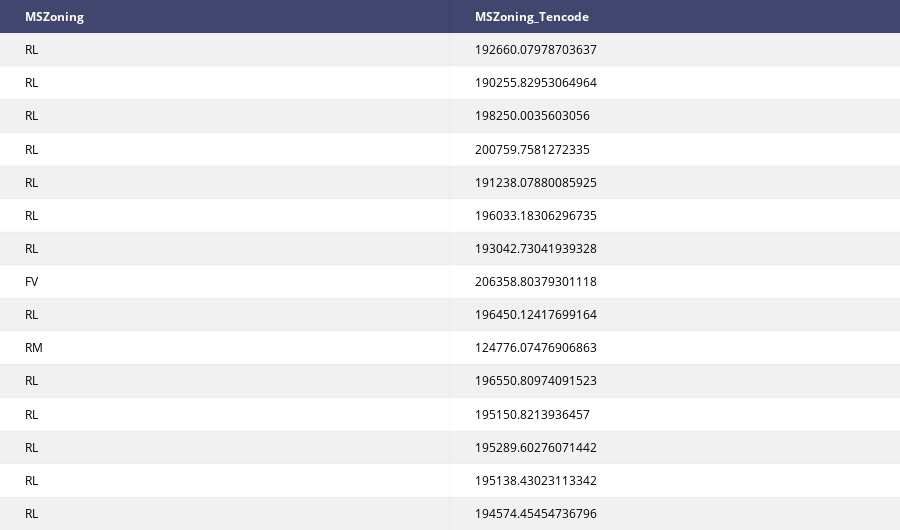

Write notebook code for a chart like this one.
### Markdown cell above
# Perturbed Rate-by-Level with Shrunken Averages
This algorithm is good for hanlding any kind of categorical column when the algoithm needs a continuous column. For this slgorithm you <b>MUST</b> split the data <b>BEFORE</b> putting it in other wise you will have feature leakage and will overfit very very very very badly. You also want to perturb the data in insert random noise to further prevent overfitting.

Formula:
$$(1 − λ) * levelmean + λ * overallmean*purtubedamount$$

### Code cell
(train,valid) = original_train.randomSplit([0.7,0.3], seed=123)

print("Encoding numberic variables...")
for i, var in enumerate(['MSZoning']):
    total = len(categoricals)

    print('Encoding: ' + var + ' (' + str(i+1) + '/' + str(total) + ') ...')
    train,valid, original_test = DataPreperation.shrunken_averages_encoder(train, valid_frame = valid,test_frame=original_test,\
                                                     x=var, y=Y, lambda_=0.15, perturb_range=0.05,threshold=150,\
                                                     test=False, frame_type='spark',test_does_have_y=False,id_col=ID_VAR)        
table = ff.create_table(train.select('MSZoning','MSZoning_Tencode').toPandas().sample(15))
iplot(table, filename='pandas_table')

### Figure 1 — Plotly figure (JSON) as saved in the notebook; plotly's stock layout.template omitted (floating-point values rounded to 4 significant figures)
{"data": [{"colorscale": [[0, "#00083e"], [0.5, "#ededee"], [1, "#ffffff"]], "hoverinfo": "none", "opacity": 0.75, "showscale": false, "type": "heatmap", "z": [[0, 0], [0.5, 0.5], [1, 1], [0.5, 0.5], [1, 1], [0.5, 0.5], [1, 1], [0.5, 0.5], [1, 1], [0.5, 0.5], [1, 1], [0.5, 0.5], [1, 1], [0.5, 0.5], [1, 1], [0.5, 0.5]]}], "layout": {"annotations": [{"align": "left", "font": {"color": "#ffffff"}, "showarrow": false, "text": "<b>MSZoning</b>", "x": -0.45, "xanchor": "left", "xref": "x1", "y": 0, "yref": "y1"}, {"align": "left", "font": {"color": "#ffffff"}, "showarrow": false, "text": "<b>MSZoning_Tencode</b>", "x": 0.55, "xanchor": "left", "xref": "x1", "y": 0, "yref": "y1"}, {"align": "left", "font": {"color": "#000000"}, "showarrow": false, "text": "RL", "x": -0.45, "xanchor": "left", "xref": "x1", "y": 1, "yref": "y1"}, {"align": "left", "font": {"color": "#000000"}, "showarrow": false, "text": "192660.07978703637", "x": 0.55, "xanchor": "left", "xref": "x1", "y": 1, "yref": "y1"}, {"align": "left", "font": {"color": "#000000"}, "showarrow": false, "text": "RL", "x": -0.45, "xanchor": "left", "xref": "x1", "y": 2, "yref": "y1"}, {"align": "left", "font": {"color": "#000000"}, "showarrow": false, "text": "190255.82953064964", "x": 0.55, "xanchor": "left", "xref": "x1", "y": 2, "yref": "y1"}, {"align": "left", "font": {"color": "#000000"}, "showarrow": false, "text": "RL", "x": -0.45, "xanchor": "left", "xref": "x1", "y": 3, "yref": "y1"}, {"align": "left", "font": {"color": "#000000"}, "showarrow": false, "text": "198250.0035603056", "x": 0.55, "xanchor": "left", "xref": "x1", "y": 3, "yref": "y1"}, {"align": "left", "font": {"color": "#000000"}, "showarrow": false, "text": "RL", "x": -0.45, "xanchor": "left", "xref": "x1", "y": 4, "yref": "y1"}, {"align": "left", "font": {"color": "#000000"}, "showarrow": false, "text": "200759.7581272335", "x": 0.55, "xanchor": "left", "xref": "x1", "y": 4, "yref": "y1"}, {"align": "left", "font": {"color": "#000000"}, "showarrow": false, "text": "RL", "x": -0.45, "xanchor": "left", "xref": "x1", "y": 5, "yref": "y1"}, {"align": "left", "font": {"color": "#000000"}, "showarrow": false, "text": "191238.07880085925", "x": 0.55, "xanchor": "left", "xref": "x1", "y": 5, "yref": "y1"}, {"align": "left", "font": {"color": "#000000"}, "showarrow": false, "text": "RL", "x": -0.45, "xanchor": "left", "xref": "x1", "y": 6, "yref": "y1"}, {"align": "left", "font": {"color": "#000000"}, "showarrow": false, "text": "196033.18306296735", "x": 0.55, "xanchor": "left", "xref": "x1", "y": 6, "yref": "y1"}, {"align": "left", "font": {"color": "#000000"}, "showarrow": false, "text": "RL", "x": -0.45, "xanchor": "left", "xref": "x1", "y": 7, "yref": "y1"}, {"align": "left", "font": {"color": "#000000"}, "showarrow": false, "text": "193042.73041939328", "x": 0.55, "xanchor": "left", "xref": "x1", "y": 7, "yref": "y1"}, {"align": "left", "font": {"color": "#000000"}, "showarrow": false, "text": "FV", "x": -0.45, "xanchor": "left", "xref": "x1", "y": 8, "yref": "y1"}, {"align": "left", "font": {"color": "#000000"}, "showarrow": false, "text": "206358.80379301118", "x": 0.55, "xanchor": "left", "xref": "x1", "y": 8, "yref": "y1"}, {"align": "left", "font": {"color": "#000000"}, "showarrow": false, "text": "RL", "x": -0.45, "xanchor": "left", "xref": "x1", "y": 9, "yref": "y1"}, {"align": "left", "font": {"color": "#000000"}, "showarrow": false, "text": "196450.12417699164", "x": 0.55, "xanchor": "left", "xref": "x1", "y": 9, "yref": "y1"}, {"align": "left", "font": {"color": "#000000"}, "showarrow": false, "text": "RM", "x": -0.45, "xanchor": "left", "xref": "x1", "y": 10, "yref": "y1"}, {"align": "left", "font": {"color": "#000000"}, "showarrow": false, "text": "124776.07476906863", "x": 0.55, "xanchor": "left", "xref": "x1", "y": 10, "yref": "y1"}, {"align": "left", "font": {"color": "#000000"}, "showarrow": false, "text": "RL", "x": -0.45, "xanchor": "left", "xref": "x1", "y": 11, "yref": "y1"}, {"align": "left", "font": {"color": "#000000"}, "showarrow": false, "text": "196550.80974091523", "x": 0.55, "xanchor": "left", "xref": "x1", "y": 11, "yref": "y1"}, {"align": "left", "font": {"color": "#000000"}, "showarrow": false, "text": "RL", "x": -0.45, "xanchor": "left", "xref": "x1", "y": 12, "yref": "y1"}, {"align": "left", "font": {"color": "#000000"}, "showarrow": false, "text": "195150.8213936457", "x": 0.55, "xanchor": "left", "xref": "x1", "y": 12, "yref": "y1"}, {"align": "left", "font": {"color": "#000000"}, "showarrow": false, "text": "RL", "x": -0.45, "xanchor": "left", "xref": "x1", "y": 13, "yref": "y1"}, {"align": "left", "font": {"color": "#000000"}, "showarrow": false, "text": "195289.60276071442", "x": 0.55, "xanchor": "left", "xref": "x1", "y": 13, "yref": "y1"}, {"align": "left", "font": {"color": "#000000"}, "showarrow": false, "text": "RL", "x": -0.45, "xanchor": "left", "xref": "x1", "y": 14, "yref": "y1"}, {"align": "left", "font": {"color": "#000000"}, "showarrow": false, "text": "195138.43023113342", "x": 0.55, "xanchor": "left", "xref": "x1", "y": 14, "yref": "y1"}, {"align": "left", "font": {"color": "#000000"}, "showarrow": false, "text": "RL", "x": -0.45, "xanchor": "left", "xref": "x1", "y": 15, "yref": "y1"}, {"align": "left", "font": {"color": "#000000"}, "showarrow": false, "text": "194574.45454736796", "x": 0.55, "xanchor": "left", "xref": "x1", "y": 15, "yref": "y1"}], "height": 530, "margin": {"b": 0, "l": 0, "r": 0, "t": 0}, "xaxis": {"dtick": 1, "gridwidth": 2, "showticklabels": false, "tick0": -0.5, "ticks": "", "zeroline": false}, "yaxis": {"autorange": "reversed", "dtick": 1, "gridwidth": 2, "showticklabels": false, "tick0": 0.5, "ticks": "", "zeroline": false}}}
